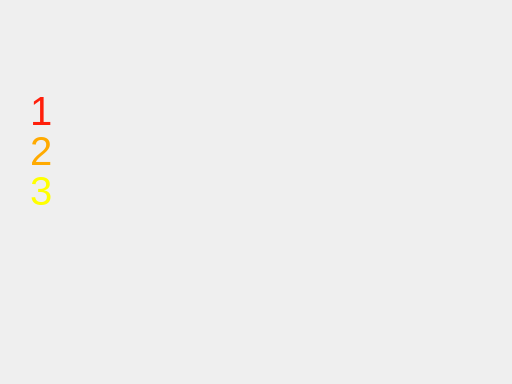
<?xml version="1.0" encoding="UTF-8"?>
<ui version="4.0">
 <class>WidgetScore</class>
 <widget class="QWidget" name="WidgetScore">
  <property name="geometry">
   <rect>
    <x>0</x>
    <y>0</y>
    <width>512</width>
    <height>384</height>
   </rect>
  </property>
  <property name="windowTitle">
   <string>High Scores</string>
  </property>
  <property name="styleSheet">
   <string notr="true"/>
  </property>
  <widget class="QLabel" name="label">
   <property name="geometry">
    <rect>
     <x>70</x>
     <y>10</y>
     <width>381</width>
     <height>71</height>
    </rect>
   </property>
   <property name="text">
    <string/>
   </property>
   <property name="pixmap">
    <pixmap resource="images/resources.qrc">:/highscores2.png</pixmap>
   </property>
   <property name="scaledContents">
    <bool>true</bool>
   </property>
  </widget>
  <widget class="QLabel" name="label_2">
   <property name="geometry">
    <rect>
     <x>30</x>
     <y>90</y>
     <width>21</width>
     <height>41</height>
    </rect>
   </property>
   <property name="styleSheet">
    <string notr="true">color: rgb(255, 31, 11);
font: 30pt;</string>
   </property>
   <property name="text">
    <string>1</string>
   </property>
  </widget>
  <widget class="QLabel" name="label_3">
   <property name="geometry">
    <rect>
     <x>30</x>
     <y>130</y>
     <width>31</width>
     <height>41</height>
    </rect>
   </property>
   <property name="styleSheet">
    <string notr="true">color: rgb(255, 170, 0);
font: 30pt;</string>
   </property>
   <property name="text">
    <string>2</string>
   </property>
  </widget>
  <widget class="QLabel" name="label_4">
   <property name="geometry">
    <rect>
     <x>30</x>
     <y>170</y>
     <width>21</width>
     <height>41</height>
    </rect>
   </property>
   <property name="styleSheet">
    <string notr="true">color: rgb(255, 255, 0);
font: 30pt;</string>
   </property>
   <property name="text">
    <string>3</string>
   </property>
  </widget>
 </widget>
 <layoutdefault spacing="6" margin="11"/>
 <resources>
  <include location="images/resources.qrc"/>
 </resources>
 <connections/>
</ui>
